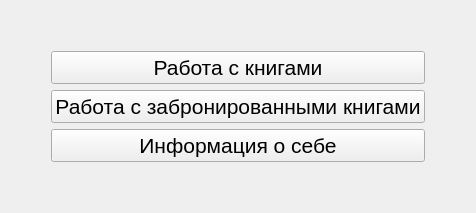
      <widget class="QWidget" name="start_reader_page">
       <layout class="QHBoxLayout" name="horizontalLayout_11">
        <item>
         <spacer name="horizontalSpacer_21">
          <property name="orientation">
           <enum>Qt::Horizontal</enum>
          </property>
          <property name="sizeHint" stdset="0">
           <size>
            <width>40</width>
            <height>20</height>
           </size>
          </property>
         </spacer>
        </item>
        <item>
         <layout class="QVBoxLayout" name="verticalLayout_17">
          <item>
           <spacer name="verticalSpacer_27">
            <property name="orientation">
             <enum>Qt::Vertical</enum>
            </property>
            <property name="sizeHint" stdset="0">
             <size>
              <width>20</width>
              <height>40</height>
             </size>
            </property>
           </spacer>
          </item>
          <item>
           <widget class="QPushButton" name="work_with_books_for_reader_btn">
            <property name="font">
             <font>
              <pointsize>16</pointsize>
             </font>
            </property>
            <property name="text">
             <string>Работа с книгами</string>
            </property>
           </widget>
          </item>
          <item>
           <widget class="QPushButton" name="work_with_booked_books_for_reader_btn">
            <property name="font">
             <font>
              <pointsize>16</pointsize>
             </font>
            </property>
            <property name="text">
             <string>Работа с забронированными книгами</string>
            </property>
           </widget>
          </item>
          <item>
           <widget class="QPushButton" name="information_about_reader_btn">
            <property name="font">
             <font>
              <pointsize>16</pointsize>
             </font>
            </property>
            <property name="text">
             <string>Информация о себе</string>
            </property>
           </widget>
          </item>
          <item>
           <spacer name="verticalSpacer_28">
            <property name="orientation">
             <enum>Qt::Vertical</enum>
            </property>
            <property name="sizeHint" stdset="0">
             <size>
              <width>20</width>
              <height>40</height>
             </size>
            </property>
           </spacer>
          </item>
         </layout>
        </item>
        <item>
         <spacer name="horizontalSpacer_22">
          <property name="orientation">
           <enum>Qt::Horizontal</enum>
          </property>
          <property name="sizeHint" stdset="0">
           <size>
            <width>40</width>
            <height>20</height>
           </size>
          </property>
         </spacer>
        </item>
       </layout>
      </widget>
